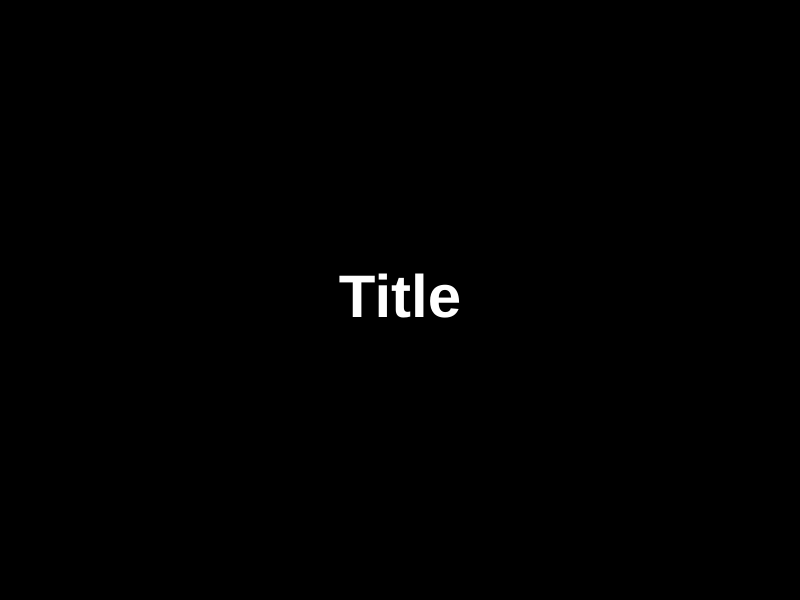
Frame 1 (no input)
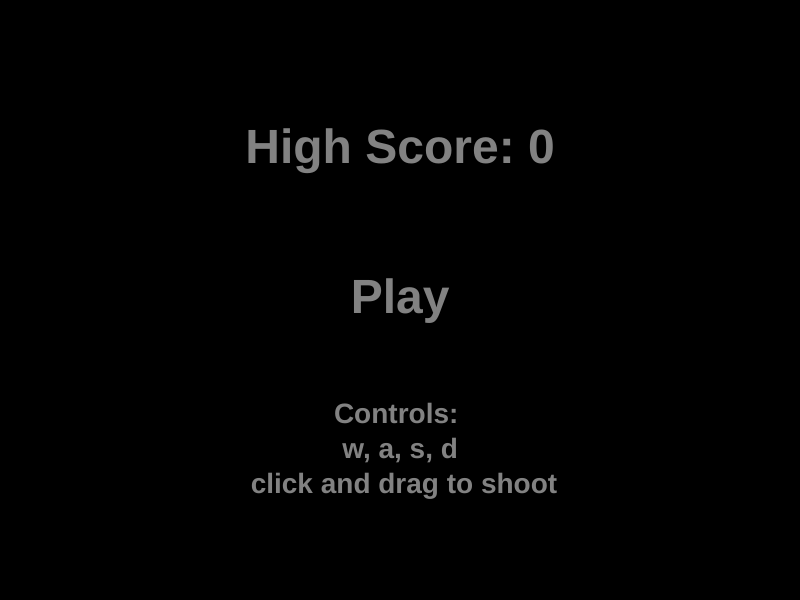
Frame 60 (no input)
Frame 120 (the mouse pressed at the canvas centre since frame 60): identical to frame 60, image omitted

The p5.js sketch that drew these frames (run headless with seeded random() and noise() and a simulated clock; from frame 60 on, the mouse is pressed at the canvas centre):

// p5.js sketch
// ── sketch.js
let player;
let enemies = [];
let archers = [];
let arrows=[];
let enemyArrows = [];
let spawnPoints = [];
let coins = [];
let score = 0;
let highScore = 0;
let level = 0;
let levelDuration;
let runtime = 0;
let mode = 0;
let enemiesK = 0, coinsPicked = 0, arrowsFired = 0;


function setup() {
	createCanvas(800, 600);
}

function draw() {
	operationMode();
}

function updateElements(){
	// Deleta flechas se passarem dos limites da tela
	for(let a = 0; a < arrows.length; a++){
		if(arrows[a].wasShot){
			arrows[a].update();
			if(arrows[a].pos.x<arrows[a].dmt || arrows[a].pos.x>width+arrows[a].dmt ||arrows[a].pos.y<arrows[a].dmt || arrows[a].pos.y>height+arrows[a].dmt){
				arrows.splice(a, 1);
			}
		}
	}
	for(let i = 0; i < enemyArrows.length; i++){
		if(enemyArrows[i].wasShot){
			enemyArrows[i].update();
			if(enemyArrows[i].pos.x<enemyArrows[i].dmt || enemyArrows[i].pos.x>width+enemyArrows[i].dmt ||enemyArrows[i].pos.y<enemyArrows[i].dmt || enemyArrows[i].pos.y>height+enemyArrows[i].dmt){
				enemyArrows.splice(i, 1);
			}
		}
	}
	// Ordena inimigos a adotarem seu comportamento
	for(let e of enemies){
		e.behavior();
	}
	// Mostra moedas
	for(let c of coins){
		c.show();
	}
	// Atualiza o player
	player.update(); 
}

function mousePressed(){
	switch(mode){
		case 0:
		return;
		break;

		case 1:
		
		break;

		case 3:
		// Prepara flecha
		arrows.push(new Arrow(mouseX, mouseY, player));
		break;
	}
}

function mouseReleased(){
	switch(mode){
		case 0:
		return;
		break;

		case 1:
		mode++;
		break;

		case 3:
		// Atira flecha
		let arrowOrigin = createVector(mouseX, mouseY);
		arrows[arrows.length -1].shoot(arrowOrigin);
		arrowsFired++;
		break;
	}
}

function detectCollisions(){
	//Testa se a flecha acerta o alvo
	for(let a = 0; a < arrows.length; a++){
		let itHits = false;
		for(let e = 0; e < enemies.length; e++){
			if(circleRectCollision(arrows[a], enemies[e])){
				score+= enemies[e].score;
				arrows.splice(a, 1);
				enemies.splice(e, 1);
				itHits = true;
				enemiesK++;
				break;
			}
			if(itHits){
				break;
			}
		}
	}
	// Testa se o player é atingido por setas inimigas
	for(let a = 0; a < enemyArrows.length; a++){
		if(circleCircleCollision(enemyArrows[a], player)){
			
			console.log("Game Over");
			mode = 5;
			break;
		}
	}
	//testa se o inimigo alcança o player
	for(let e = 0; e < enemies.length; e++){
		if(circleRectCollision(player, enemies[e])){
			// noLoop();
			console.log("Game Over");
			mode = 5;
			break;
		}
	}
	// Testa se o player recolhe as moedas
	for(let c = 0; c < coins.length; c++){
		if(circleCircleCollision(player, coins[c])){
			coins.splice(c, 1);
			score+=2;
			coinsPicked++;
			continue;
		}
	}
}

function circleRectCollision(c, r){
	// Recebe um objeto círculo e outro retangular
    // Pontos de teste
    let testX = c.pos.x,
    testY = c.pos.y;
	// Testa se o círculo está à direita ou à esquerda do retângulo
	if (c.pos.x < r.pos.x - r.dmt / 2) testX = r.pos.x - r.dmt / 2;
	else if (c.pos.x > r.pos.x + r.dmt / 2) testX = r.pos.x + r.dmt / 2;
	// Testa se o círculo está acima ou abaixo do retângulo
	if (c.pos.y < r.pos.y - r.dmt / 2) testY = r.pos.y - r.dmt / 2;
	else if (c.pos.y > r.pos.y + r.dmt / 2) testY = r.pos.y + r.dmt / 2;
	// Calcula catetos para encontrar a hipotenusa (distância)
	let distX = c.pos.x - testX;
	let distY = c.pos.y - testY;
	let distance = sqrt((distX * distX) + (distY * distY));
	// Retorna V ou F se intersectar
	return (distance <= c.dmt / 2);
}

function circleCircleCollision(c, o){
	return(dist(c.pos.x, c.pos.y, o.pos.x, o.pos.y) < c.dmt /2 + o.dmt/2);

}


// ── Enemy.js
class Enemy{
	constructor(x, y, v, d = 20){
		this.pos = createVector(x, y);
		this.direction = createVector(0, 0);
		this.vel = v;
		this.dmt = d;
		this.life = 1;
	}

	update(){
		this.chooseDirection();
		this.pos.add(this.direction);
		this.show();
	}

	show(){
		fill(100);
		rectMode(CENTER);
		rect(this.pos.x, this.pos.y, this.dmt, this.dmt*3/2);
	}

	chooseDirection(){
		let objective = player.pos.copy();
		this.direction = objective.sub(this.pos);
		this.direction.setMag(this.vel);
	}
}

class SpawnPoint{
	constructor(x, y, n, t){
		this.pos = createVector(x, y);
		this.num = n;
		this.interval = setInterval(this.spawnEnemies.bind(this), t*1000);
	}

	spawnEnemies(){
		for(let i = 0; i< this.num; i ++){
			enemies.push(new Enemy(this.pos.x, this.pos.y, 2));
		}
	}
}
// ── Level.js
function manageLevel() {
    if (!lastWave) {
        wave++;
        loadLevel();
        levelDuration = setTimeout(manageLevel, runTime * 1000);
    }
}

function loadLevel() {
    let randomP;
    switch (level) {
        case 0:
            console.log("level 0");
            switch (wave) {
                case 0:
                    break;

                case 1:
                    console.log("1st Wave");
                    randomP = random(width);
                    spawnPoints.push(new SpawnPoint(randomP, 0, 3, 3, 1, 0, 0));
                    randomP = random(width);
                    spawnPoints.push(new SpawnPoint(randomP, height, 3, 3, 1, 0, 0));

                    runTime = 12;
                    break;

                case 2:
                    console.log("2nd Wave");
                    spawnPoints[0].period += 2000;
                    spawnPoints[1].period += 2000;
                    spawnPoints[0].resetInterval();
                    spawnPoints[1].resetInterval();
                    randomP = random(height);
                    spawnPoints.push(new SpawnPoint(0, randomP, 5, 3, 1, 0, 0));
                    randomP = random(height);
                    spawnPoints.push(new SpawnPoint(width, randomP, 5, 3, 1, 0, 0));

                    runTime = 15;
                    break;

                case 3:
                    console.log("3rd Wave");
                    spawnPoints[2].resetInterval();
                    spawnPoints[3].resetInterval();
                    spawnPoints[0].addMinions(1, 0, 0);
                    spawnPoints[1].addMinions(1, 0, 0);
                    returnTime = 20;
                    lastWave = true;
                    break;
            }
            break;//__________________________________________________________________________

        case 1:
            console.log("level 1");
            switch (wave) {
                case 1:
                    console.log("1st Wave");
                    randomP = random(width);
                    spawnPoints.push(new SpawnPoint(randomP, 0, 3, 3, 2, 0, 0));
                    randomP = random(width);
                    spawnPoints.push(new SpawnPoint(randomP, height, 3, 3, 2, 0, 0));

                    runTime = 12;
                    break;

                case 2:
                    console.log("2nd Wave");
                    spawnPoints[0].period += 2000;
                    spawnPoints[1].period += 2000;
                    spawnPoints[0].resetInterval();
                    spawnPoints[1].resetInterval();
                    randomP = random(height);
                    spawnPoints.push(new SpawnPoint(0, randomP, 5, 3, 1, 0, 0));
                    randomP = random(height);
                    spawnPoints.push(new SpawnPoint(width, randomP, 5, 3, 1, 0, 0));

                    runTime = 15;
                    break;

                case 3:
                    console.log("3rd Wave");
                    spawnPoints[0].addMinions(0, 1, 0);
                    spawnPoints[1].addMinions(0, 1, 0);
                    lastWave = true;
                    break;
            }
            break; //____________________________________________________________________________

        case 2:
            console.log("level 2");
            switch (wave) {
                case 1:
                    console.log("1st Wave");
                    let barrierO = createVector(width / 4, height / 2);
                    let barrierE = createVector(width / 2, height / 4);
                    barriers.push(new Barrier(barrierO, barrierE));
                    barrierO = createVector(width * 3 / 4, height / 2);
                    barrierE = createVector(width / 2, height * 3 / 4);
                    barriers.push(new Barrier(barrierO, barrierE));

                    randomP = random(width);
                    spawnPoints.push(new SpawnPoint(randomP, 0, 3, 3, 2, 0, 0));
                    randomP = random(width);
                    spawnPoints.push(new SpawnPoint(randomP, height, 3, 3, 2, 0, 0));

                    runTime = 15;
                    break;

                case 2:
                    spawnPoints[0].period += 2000;
                    spawnPoints[1].period += 2000;
                    spawnPoints[0].resetInterval();
                    spawnPoints[1].resetInterval();
                    randomP = random(width);
                    spawnPoints.push(new SpawnPoint(0, randomP, 7, 2, 0, 1, 0));
                    randomP = random(width);
                    spawnPoints.push(new SpawnPoint(width, randomP, 7, 2, 0, 1, 0));
                    runTime = 20;
                    break;

                case 3:
                    console.log("3rd Wave");
                    spawnPoints[0].resetInterval();
                    spawnPoints[1].resetInterval();
                    spawnPoints[2].addMinions(1, 0, 0);
                    spawnPoints[3].addMinions(1, 0, 0);
                    lastWave = true;
                    break;
            }
            break;//_________________________________________________________________________

        case 3:
            console.log("level 3");
            switch (wave) {
                case 1:
                    console.log("1st Wave");
                    let barrierO = createVector(width / 4, height / 2);
                    let barrierE = createVector(width / 2, height / 4);
                    barriers.push(new Barrier(barrierO, barrierE));
                    barrierO = createVector(width * 3 / 4, height / 2);
                    barrierE = createVector(width / 2, height * 3 / 4);
                    barriers.push(new Barrier(barrierO, barrierE));

                    randomP = random(width);
                    spawnPoints.push(new SpawnPoint(randomP, 0, 3, 3, 2, 0, 0));
                    randomP = random(width);
                    spawnPoints.push(new SpawnPoint(randomP, height, 3, 3, 2, 0, 0));
                    randomP = random(width);
                    spawnPoints.push(new SpawnPoint(0, randomP, 7, 1, 0, 1, 0));
                    randomP = random(width);
                    spawnPoints.push(new SpawnPoint(width, randomP, 7, 1, 0, 1, 0));
                    runTime = 15;
                    break;

                case 2:
                    console.log("2nd Wave");
                    spawnPoints[0].period += 2000;
                    spawnPoints[1].period += 2000;
                    spawnPoints[0].resetInterval();
                    spawnPoints[1].resetInterval();
                    spawnPoints[2].addMinions(1, 0, 0);
                    spawnPoints[3].addMinions(1, 0, 0);
                    runTime = 15;
                    break;

                case 3:
                    console.log("3rd Wave");
                    spawnPoints[0].resetInterval();
                    spawnPoints[1].resetInterval();
                    spawnPoints[2].period -= 2000;
                    spawnPoints[3].period -= 2000;
                    spawnPoints[1].resetInterval();
                    spawnPoints[2].manyWaves += 2;
                    spawnPoints[3].manyWaves += 2;
                    spawnPoints[2].resetInterval();
                    spawnPoints[3].resetInterval();
                    lastWave = true;
                    break;
            }
            break;//__________________________________________________________________________

        case 4:
            console.log("level 4");
            switch (wave) {
                case 0:
                    break;

                case 1:
                    console.log("1st Wave");
                    let barrierO = createVector(width / 4, height / 4);
                    let barrierE = createVector(width / 4, height * 3 / 4);
                    barriers.push(new Barrier(barrierO, barrierE));
                    barrierO = createVector(width * 3 / 4, height / 4);
                    barrierE = createVector(width * 3 / 4, height * 3 / 4);
                    barriers.push(new Barrier(barrierO, barrierE));

                    randomP = random(width);
                    spawnPoints.push(new SpawnPoint(randomP, 0, 3, 3, 3, 0, 0));
                    randomP = random(width);
                    spawnPoints.push(new SpawnPoint(randomP, height, 3, 3, 3, 0, 0));

                    runTime = 12;
                    break;

                case 2:
                    console.log("2nd Wave");
                    spawnPoints[0].period += 2000;
                    spawnPoints[1].period += 2000;
                    spawnPoints[0].resetInterval();
                    spawnPoints[1].resetInterval();
                    randomP = random(height);
                    spawnPoints.push(new SpawnPoint(0, randomP, 5, 3, 1, 1, 0));
                    randomP = random(height);
                    spawnPoints.push(new SpawnPoint(width, randomP, 5, 3, 1, 1, 0));

                    runTime = 20;
                    break;

                case 3:
                    console.log("3rd Wave");
                    spawnPoints[0].manyWaves = 1;
                    spawnPoints[0].addMinions(0, 0, 1);
                    // spawnPoints[1].addMinions(1, 0, 0);
                    returnTime = 20;
                    lastWave = true;
                    break;
            }
            break;//__________________________________________________________________________

        default:
            mode = 1;
            break;

    }
}
// ── Passives.js
class Passives{
	constructor(x, y){
		this.pos = createVector(x, y);
		this.dmt = 10;
	}	

	show(){
		fill(255, 168, 18);
		ellipse(this.pos.x, this.pos.y, sin(millis()/1000)*this.dmt, this.dmt);
	}
}
////////////////////////////////////////////////////////////////
class Barrier
{
	constructor(o, e){
		this.origin = o;
		this.ending = e;
	}

	show(){
		push()
		strokeWeight(4);
		stroke(50, 180, 70);
		line(this.origin.x, this.origin.y, this.ending.x, this.ending.y);
		pop();
	}
}

/////////////////////////////////////////////////////////////////
function manageLevel(){
	if(!lastWave)
		{level++;
			loadWaves();
			levelDuration = setTimeout(manageLevel, runTime*1000);
		}
		else {
			clearTimeout(levelDuration);
			for(let s of spawnPoints){
				s.stop();
			}
		}
	}

	function loadWaves(){

		switch(level){
			case 0:
			break;

			case 1:
			let barrierO = createVector(width/4, height/2);
			let barrierE = createVector(width/2, height/4);
			barriers.push(new Barrier(barrierO, barrierE));
			barrierO = createVector(width*3/4, height/2);
			barrierE = createVector(width/2, height*3/4);
			barriers.push(new Barrier(barrierO, barrierE));
			spawnPoints.push(new SpawnPoint(0, 0, 3, 3, 0, 0)); // 0 0 3 3 0 0
			runTime = 20;
			break;

			case 2:
			spawnPoints[0].addMinions(-1, 1, 0);
			spawnPoints[0].period+=2;
		spawnPoints[0].resetInterval(); // Resetar depois de modificar as propriedades
		spawnPoints.push(new SpawnPoint(width, height, 5, 2, 0, 0));
		break;

		case 3:
		spawnPoints[1].addMinions(0, 1, 0);
		spawnPoints[1].resetInterval();
		break;

		case 4:
		spawnPoints[0].addMinions(1, 0, 0);
		spawnPoints[0].resetInterval();
		spawnPoints[1].addMinions(1, 0, 0);
		spawnPoints[1].resetInterval();
		break;

		case 5:
		spawnPoints[0].addMinions(0, 1, 0);
		spawnPoints[0].resetInterval();
		spawnPoints[1].addMinions(0, 1, 1);
		spawnPoints[1].resetInterval();
		runtime = 5;
		lastWave = true;
		break;
	}
}

function operationMode(){
	
	switch(mode){

		case 0:
		presentation();
		break;

		case 1:
		menu();
		break;

		case 2:
		setupGame();
		break;

		case 3:
		gameOn();
		break;

		case 4:
		pauseGame();
		break;

		case 5:
		logStats();
		noLoop();
		break;
	}
}

function presentation(){
	if(millis() < 200){
		background(0);
		push();
		textSize(60);
		fill(255);
		textStyle(BOLD);
		textAlign(CENTER, CENTER);
		textFont('Helvetica');
		text("Title", width/2, height/2);
		pop();
	}
	else{
		mode++;
	}
}

function menu(){
	background(0);
	push();
	textSize(48);
	fill(130);
	textStyle(BOLD);
	textAlign(CENTER, CENTER);
	textFont('Helvetica');
	text("High Score: " + highScore, width/2, height/4);
	text("Play", width/2, height/2);
	textSize(28);
	text("Controls: \n w, a, s, d \n click and drag to shoot", width/2, height*3/4);
	pop();
}

function setupGame(){
	player = new Player(width/2, height/2);
	startGame();
	mode++;
	
}

function gameOn(){
	updateScreen();
	detectCollisions();
	updateElements();
}

function startGame(){
	manageLevel();
	coinInterval = setInterval(gibMoney, 5000);
}

function gibMoney(){
	coins.push(new Passives(random(width), random(height)));
}

function updateScreen(){
	background(180, 255, 220);
	push();
	textSize(22);
	fill(255, 168, 18);
	textStyle(BOLD);
	textAlign(CENTER, CENTER);
	textFont('Helvetica');
	text(player.money, width/2, height/16);
	pop();
}

function gameOver(){
	if(highScore < player.score){
		highScore = player.score;
	}
	player.score = 0;
	mode = 1;
	clearTimeout(levelDuration);
	enemies.splice(0, enemies.length);
	archers.splice(0, archers.length);
	arrows.splice(0, arrows.length);
	enemyArrows.splice(0, enemyArrows.length);
	for(let s = 0; s < spawnPoints.length; s++){
		clearTimeout(spawnPoints[s].interval);
	}
	spawnPoints.splice(0, spawnPoints.length);
	clearTimeout(coinInterval);
	coins.splice(0, coins.length);
	lastWave = false;
	level = 0;
}

function logStats(){
	let accuracy = 0;
	if(enemiesK !=0)accuracy = (100*enemiesK/arrowsFired).toFixed(2);
	push();
	textSize(18);
	fill(220,20,60);
	textStyle(BOLD);
	textFont('Helvetica');
	textAlign(RIGHT, CENTER);
	text("Score: " + player.score 
		+ "\nEnemies killed: " + enemiesK
		+ "\nCoins picked: " + coinsPicked
		+ "\nArrows fired: " + arrowsFired
		+ "\n % Accuracy: " + accuracy,
		width*7/8, height/8);
	textSize(18);
	fill(0);
	textAlign(CENTER);
	text("- Game Over -\nPress 'Esc' to continue", width/2, height/2);
	pop();
	enemiesK = 0;
	coinsPicked = 0;
	arrowsFired = 0;
}

function keyPressed(){
	switch(mode){
		case 0:
		break;
		// Menu
		case 1:
		break;
		// SetupGame
		case 2:
		break;
		// GameOn
		case 3:
		// if(keyCode === ESCAPE){
		// 	mode++;
		// }
		break;
		// Pause
		case 4:
		// if(keyCode === ESCAPE){
		// 	mode--;
		// }
		break;
		// End Game
		case 5:
		if(keyCode === ESCAPE){
			mode=1;
			gameOver();
			loop();
		}
		break;
	}
}

function keyTyped(){
	switch(mode){

		case 3:
		if(key === ' '){
			player.buySpecialArrows();
		}
		break;
	}
}
// ── Player.js
class Player{
	constructor(x, y, d = 30){
		this.pos = createVector(x, y);
		this.dmt = d;
		this.col = createVector(180, 200, 255);
	}

	show(){
		fill(this.col.x, this.col.y, this.col.z);
		circle(this.pos.x, this.pos.y, this.dmt);
	}
}

class Arrow{
	constructor(x, y, d = 10){
		this.pos = createVector(player.pos.x, player.pos.y);
		this.dmt = d;
		this.heading = createVector(x, y);
		this.finalVector = createVector(0, 0);
		this.origin = createVector(0, 0);
		this.wasShot = false;
	}

	update(){
		if(this.wasShot){
			this.pos.add(this.heading);
			this.show();
		}
	}

	show(){
		circle(this.pos.x, this.pos.y, this.dmt);
	}

	shoot(o){
		this.origin = o;
		this.heading = this.heading.sub(this.origin);
		this.heading.setMag(7);
		this.pos = player.pos.copy();
		this.wasShot = true;
	}
}
